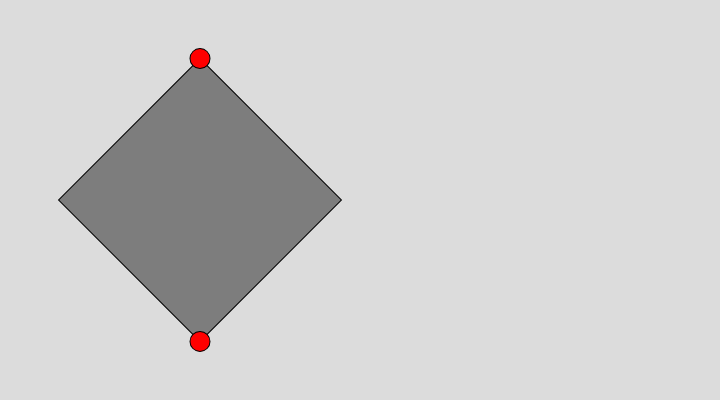
Frame 1 (no input)
Frame 60 (no input): identical to frame 1, image omitted
Frame 120 (the mouse pressed at the canvas centre since frame 60): identical to frame 1, image omitted

The p5.js sketch that drew this single still picture (run headless with seeded random() and noise() and a simulated clock; from frame 60 on, the mouse is pressed at the canvas centre):

// p5.js sketch
// ── sketch.js
function setup() {
    createCanvas(720, 400);
    rectMode(CENTER);
}

function draw() {
    background(220);

    // fill(0);
    // rect(200, 100, 100, 100);

    fill(125);
    translate(200, 200);    
    rotate(radians(45));
    // scale(.5, .5);
    rect(0, 0, 200, 200);

    push();
    fill(255, 0, 0);
    translate(100, 100);
    ellipse(0,0,20,20);
    pop();

    push();
    fill(255, 0, 0);
    translate(-100, -100);
    ellipse(0,0,20,20);
    pop();

}
